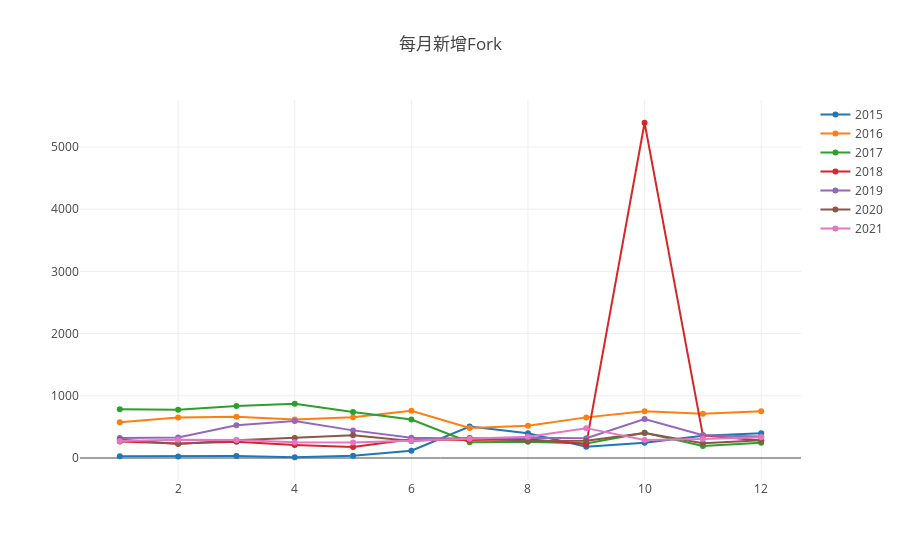

Write notebook code for a chart like this one.
### Markdown cell above
# 1.2 每月新增 Fork个数

### Code cell
Promise.all(
    years.map(year=>{
    var q = `
        SELECT  count(*) count, toMonth(created_at) month FROM 
        github_log.events
        WHERE repo_id = ${repo_id} And toYear(created_at) = ${year}
        AND type = 'ForkEvent'
        group by month
        order by month
        `
    return openDigger.driver.clickhouse.query(q)
    })
).then(values=>{
    var dataPlot = []
    var year = years[0]
    values.forEach(Oneyear=>{
        var count = []
        var month = []
        Oneyear.forEach(oneMonth=>{
            //count.push(Math.log(oneMonth['count'])) 对数似乎更加清晰因为数据不在一个量级
            count.push(oneMonth['count'])
            month.push(oneMonth['month'])
        })
        dataPlot.push({y:count, x:month, name:`${year}`})
        year += 1
    })
    openDigger.render.plotly(dataPlot, {title:'每月新增Fork'});
    
    var table = []
    year = years[0]
    values.forEach(each=>{
        each.map(record=>{record['month']=year+'-'+record['month']})
        table.push(...each)
        year+=1
    })
    table.map(each=>{each['count']=parseInt(each['count'])})
    console.table(table)
})

### Figure 1 — Plotly figure (JSON) as saved in the notebook; plotly's stock layout.template omitted (floating-point values rounded to 4 significant figures)
{"data": [{"name": "2015", "x": [1, 2, 3, 4, 5, 6, 7, 8, 9, 10, 11, 12], "y": ["29", "26", "31", "12", "36", "116", "506", "398", "182", "246", "359", "397"]}, {"name": "2016", "x": [1, 2, 3, 4, 5, 6, 7, 8, 9, 10, 11, 12], "y": ["575", "651", "665", "617", "657", "759", "481", "518", "653", "753", "710", "750"]}, {"name": "2017", "x": [1, 2, 3, 4, 5, 6, 7, 8, 9, 10, 11, 12], "y": ["785", "776", "837", "873", "738", "619", "253", "261", "232", "404", "192", "244"]}, {"name": "2018", "x": [1, 2, 3, 4, 5, 6, 7, 8, 9, 10, 11, 12], "y": ["265", "233", "260", "208", "176", "301", "291", "301", "227", "5390", "364", "282"]}, {"name": "2019", "x": [1, 2, 3, 4, 5, 6, 7, 8, 9, 10, 11, 12], "y": ["322", "329", "525", "594", "444", "324", "309", "324", "317", "625", "366", "345"]}, {"name": "2020", "x": [1, 2, 3, 4, 5, 6, 7, 8, 9, 10, 11, 12], "y": ["299", "225", "284", "320", "366", "273", "322", "275", "279", "401", "237", "286"]}, {"name": "2021", "x": [1, 2, 3, 4, 5, 6, 7, 8, 9, 10, 11, 12], "y": ["274", "295", "291", "252", "251", "278", "310", "341", "480", "289", "305", "335"]}], "layout": {"autosize": true, "title": {"text": "每月新增Fork"}, "xaxis": {"autorange": true, "range": [0.3092, 12.69], "type": "linear"}, "yaxis": {"autorange": true, "range": [-431.8, 5834.0], "type": "linear"}}}
